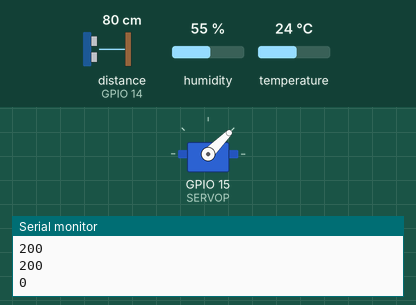
A sketch run on a simulated ESP32. Shown: servo, the last lines printed to the serial monitor. Wiring (inferred from the names in the program): ultrasonic range finder: trigger GPIO 27; echo GPIO 14. The test bench sets the inputs (shaded band); at power-on: distance to the obstacle (sensor on GPIO 14) 80 cm, humidity 55 %, temperature 24 °C. The echo pulse lasts 58.3 µs per cm; WiFi joins after 1.5 s; servers stay silent unless stated; uploads are accepted with an empty reply.

Above: at 2.7 s.
2.8 s: distance to the obstacle (sensor on GPIO 14) set to 250 cm
At 3.58 s:
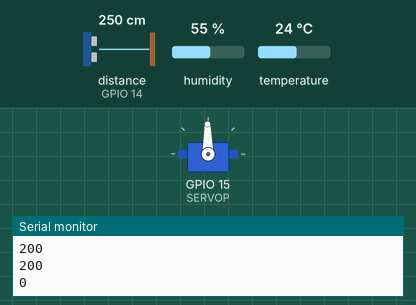
10.0 s: distance to the obstacle (sensor on GPIO 14) set to 2 cm
At 15.38 s:
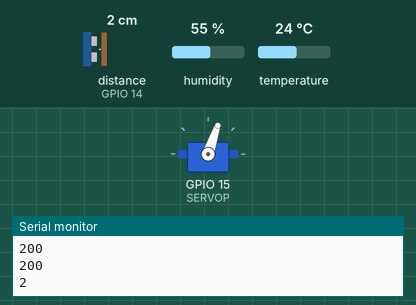
Timing chart, 0 to 23.2 s (numbered marks = the images above; inputs shaded):
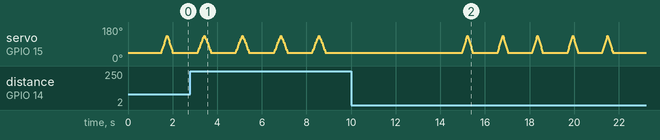

The sketch:

final_with_om2m.ino
```cpp
#define SPEED_OF_SOUND 340/10000
#define TRIGGER_PIN 27
#define ECHO_PIN 14
#define BUZZ 26
#define BUZZ2 34
#define SERVOP 15
#define DHTPIN 32
#define DHTTYPE DHT11
#include <ArduinoJson.h>
#include "WiFi.h"
#include "WebServer.h"
#include "HTTPClient.h"
#include "time.h"
#include "DHT.h"
DHT dht(DHTPIN,DHTTYPE);

char* wifi_ssid = "OnePlus Nord2 5G";
char* wifi_pwd = "dontknow";
String cse_ip = "192.168.175.83"; // YOUR IP from ipconfig/ifconfig;
String cse_port = "8080";
String server = "http://" + cse_ip + ":" + cse_port + "/~/in-cse/in-name/";
String ae = "Project_DHT6";
String cnt = "Temperature";
String cnt2 = "Delta";
String ae2 = "Project_Ultra6";
String cnt3 = "Humidity";
WiFiClient client;
//#include "BluetoothSerial.h"
#include <Servo.h>

Servo myservo;
//BluetoothSerial SerialBT;
//WebServer server(80);

void setup(){

  WiFi.begin(wifi_ssid,wifi_pwd);
  while(WiFi.status()!=WL_CONNECTED)
  {
   delay(500);
   Serial.print(".");
  }
  Serial.println(WiFi.localIP());
  dht.begin();


    myservo.attach(SERVOP);
    myservo.write(45);
    Serial.begin(115200);
//  SerialBT.begin("ESP32Ultra37");
    pinMode(TRIGGER_PIN, OUTPUT);
    pinMode(ECHO_PIN, INPUT);

}
void createCI1(String& val){

  HTTPClient http;
  http.begin(server + ae + "/" + cnt + "/");
  http.addHeader("X-M2M-Origin", "admin:admin");
  http.addHeader("Content-Type", "application/json;ty=4");
  int code = http.POST("{\"m2m:cin\": {\"cnf\":\"application/json\",\"con\": " + String(val) + "}}");
  Serial.println(code);
  if (code == -1) {
  Serial.println("UNABLE TO CONNECT TO THE SERVER");
  }
  http.end();
}
void createCI2(String& val){

  HTTPClient http;
  http.begin(server + ae2 + "/" + cnt2 + "/");
  http.addHeader("X-M2M-Origin", "admin:admin");
  http.addHeader("Content-Type", "application/json;ty=4");
  int code = http.POST("{\"m2m:cin\": {\"cnf\":\"application/json\",\"con\": " + String(val) + "}}");
  Serial.println(code);
  if (code == -1) {
  Serial.println("UNABLE TO CONNECT TO THE SERVER");
  }
  http.end();
}
void createCI3(String& val){

  HTTPClient http;
  http.begin(server + ae + "/" + cnt3 + "/");
  http.addHeader("X-M2M-Origin", "admin:admin");
  http.addHeader("Content-Type", "application/json;ty=4");
  int code = http.POST("{\"m2m:cin\": {\"cnf\":\"application/json\",\"con\": " + String(val) + "}}");
  Serial.println(code);
  if (code == -1) {
  Serial.println("UNABLE TO CONNECT TO THE SERVER");
  }
  http.end();
}


float controlData[10]={200,200,200,200,200,200,200,200,200,200};
float currentData[10]={};
float lastData[10]={};
float firstEverData[10]={};
int arrayOfFlags[5]={};
int isItFirstObservation=0;
int Greater();
int countGood=0;
int flag=0;
int indices[10]={};

float deltaDistance=20;

int peopleCounter=0;
int breadth = 0;

void emptyObjects()
{
    for(int i=0;i<10;i++)
    {
        currentData[i]=0;
//      lastData[i] = controlData[i];
    }
    countGood = 0;
}
int pos=45;
int delta = 1;
void rotate()
{

    for(int i=0;i<9;i++)
    {
        pos=pos+2*delta;
        myservo.write(pos);
        if(pos>=135 || pos <=45 )
            delta*=-1;
        delay(5);

    }
}

float takeObservation(int i)
{
    float duration, distanceInCm, distanceInInch;

    digitalWrite(TRIGGER_PIN, LOW);
    delayMicroseconds(2);
    digitalWrite(TRIGGER_PIN, HIGH);
    delayMicroseconds(10);
    digitalWrite(TRIGGER_PIN, LOW);

    duration = pulseIn(ECHO_PIN, HIGH);
    distanceInCm = (duration * SPEED_OF_SOUND) / 2;
    distanceInInch = distanceInCm * 0.393;


    currentData[i] =  distanceInCm;
}
void CopyCurrentToLast()
{
    for(int i=0;i<10;i++)
        lastData[i]= currentData[i];
}
void checkFlag()
{

    for(int i=0;i<10;i++)
    {
        if(abs(currentData[i]-controlData[i]) < deltaDistance || currentData[i] > 170 || currentData[i] <= 10)
        {
            //  We ignore given observation.
        }
        else
        {
            countGood++;
        }
    }
//    Serial.println(countGood);
    if(countGood >= 2) {
        if (flag == 0)
            flag = 1;
        else if (flag == 1)
            flag = 2;
    }
    else flag =0;
}
void findIndices()
{
    for(int i=0;i<10;i++)
    {
        if( currentData[i] < 200 && abs(currentData[i]-controlData[i]) < deltaDistance && currentData[i]>10) {
            indices[i] = 1;
        }
    }
}
void ifflag1()
{
        int twoInRow = 0;
        findIndices();
        for(int i=0;i<9;i++)
        {
            if(indices[i] && indices[i+1] )
            {
                twoInRow++;
                i++;
            }

        }
        if(countGood >= 6)
        {
            breadth = 2; // 2 people
        }
        else if(twoInRow == 2) {
            breadth = 2;
        }
        else if(twoInRow == 1 || countGood >=3) {
            breadth = 1;
        }
        else {
            breadth = 0;
        }

       // breadth =1;
}

int compareWithFirst() {

    int count = 0;
    for(int i=0;i<10;i++)
    {
        float diff = firstEverData[i] - lastData[i];
        if(lastData[i] < 10 || firstEverData[i] < 10 || firstEverData[i] > 170 || lastData[i] > 170 )
          continue;
        if( abs(diff)  >= 10  )
        {
            if(diff > 0)
                count++;
            else
                count--;
        }
    }
//    Serial.print("This is count in compareWith First ");
//    Serial.println(count);
        if(count >=0)
            return 1;
        else
            return 0;

}

void printArray(float arr[])
{
        for(int i=0;i<10;i++)
        {
            Serial.print(arr[i]);
            Serial.print(" ");
//            SerialBT.print(arr[i]);
//            SerialBT.print(" ");
        }
        Serial.println();
//        SerialBT.println();
}
void loop() {for(int i=0;i<5;i++){
   /*   while(Serial.available() ==0)
      {}

*/      int z=Serial.read();
        emptyObjects();
        for(int i=0;i<10;i++)
        {
            rotate(); //18 degrees
            takeObservation(i);
        }
        checkFlag();
//        Serial.println(countGood);
//        Serial.println(flag);
        if (flag == 1)
        {
          for(int i=0;i<10;i++)
            firstEverData[i] = currentData[i];
        }
        if(flag==0 )
        {
            if(compareWithFirst()) {
                peopleCounter += 1 * breadth;
            }
            else {
                peopleCounter -= 1 * breadth;
            }
            breadth = 0;
            for(int i=0;i<10;i++)
                firstEverData[i] = controlData[i];

            CopyCurrentToLast();
            countGood = 0;
        }
        else if(countGood > 2)
        {
            ifflag1();

            for(int i=0;i<10;i++)
            {
                lastData[i] = controlData[i];
            }
        }
        else {
            flag = 0;
            countGood = 0;
        }

//  TakeDifferenceWithControlArray(); // Assign grade and flags;
//  TakeDifferenceWithLastArray();    // Last and firstEverData
  CopyCurrentToLast();
//  delay(2500);
    printArray(currentData);
    String h = String(dht.readHumidity());
    String t = String(dht.readTemperature());
    String f = String(dht.readTemperature(true));
  Serial.print(F(" Humidity: "));
  Serial.print(h);
  Serial.print(F("%  Temperature: "));
  Serial.print(t);
  Serial.print(F("°C "));
  Serial.print(f);
  createCI1(t);
  createCI3(h);
  String people = String(peopleCounter);
  createCI2(people);

    Serial.println(peopleCounter);
//    SerialBT.println(peopleCounter);
    delay(500);
}
  delay(5000);

}
```
